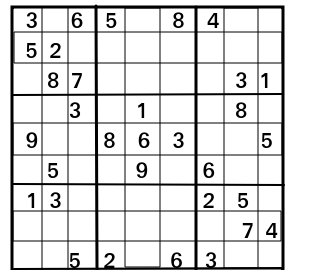
#> input picture imgs/lab6/sudoku1.png, 313 x 270 px, found by its file name
$ python -i houghDemo.py   (imports and definitions only)
#> lines starting #> are read from the running program, lines starting #| are printed output that depends on the picture; after the words box and inside, x2 and y2 are one past the last pixel; in counts of white or black regions, pixels touching at a corner belong together
'''
## @File houghDemo.py

Lab 6 - Hough Transformation for Line and Circle Detection

### @Functions:
    - houghLineDemo(fileName: str)
    - liveCaptureHoughLine(sf: float)
    - houghCircleDemo(fileName: str)
    - houghCircleVarDemo(fileName: str)
'''

import cv2 as cv
import numpy as np
import math


def houghLineDemo(fileName: str = "sudoku1.png"):
#> called with fileName = 'sudoku1.png'
    img = cv.imread(f"imgs\lab6\{fileName}")
#> img is the input picture: shape (270, 313, 3); min 0, max 255, mean 221.4

    if img is None:
        print(f"Error: Unable to open/read image, {fileName}")
        return None

    windowName = "Canny Value"

    cv.namedWindow(windowName, cv.WINDOW_AUTOSIZE)
    cv.createTrackbar("Min value", windowName, 0, 500, empty)
    cv.createTrackbar("Max value", windowName, 0, 500, empty)

    ## Using Variable Canny Edge detection
    cannyEdge = cv.Canny(img, 0, 0)
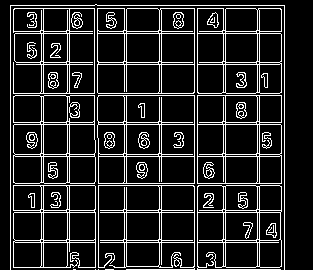
#> cannyEdge: shape (270, 313); 14.2% white in thin lines or dots, all inside (x1, y1, x2, y2) = (10, 4, 285, 270)

    while True:
        minVal = cv.getTrackbarPos("Min value", windowName)
        maxVal = cv.getTrackbarPos("Max value", windowName)

        img = cv.GaussianBlur(img, (3, 3), 0)
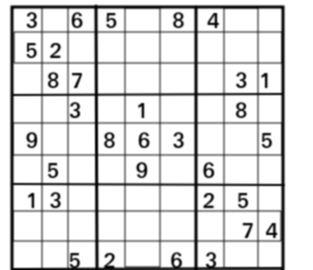
#> img: shape (270, 313, 3); min 0, max 255, mean 221.4

        cannyEdge = cv.Canny(img, minVal, maxVal)
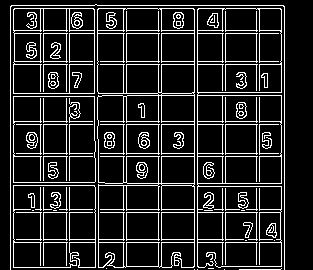
#> cannyEdge: shape (270, 313); 14% white in thin lines or dots, all inside (x1, y1, x2, y2) = (10, 4, 285, 270)

        cannyEdge_cpy = cannyEdge

        cannyEdge_cpy_col = cv.cvtColor(cannyEdge_cpy, cv.COLOR_GRAY2BGR)
        cannyEdge_cpy_Prob = np.copy(cannyEdge_cpy_col)


        try:
            lines = cv.HoughLines(
                cannyEdge_cpy,  # The edge Detected using Canny Detection
                1,  # Rho: The Resolution of Parameter r. We used a resolution of 1 pixel
                np.pi
                / 180,  # theta: The resolution of parameter θ in radian. We used 1 degrees (pi / 180 = 1 deg)
                150,  # Threshold: The number of intersection required to have a line.
                None,  # Lines: Is set to None
                0,  # srn
                0,  # stn
            )
#> lines = 36 rows, first 8: [5, 1.57], [10, 0], [284, 0], [30, 1.57], [242, 1.57], [194, 0], [197, 0], [33, 1.57]

            for i in range(0, len(lines)):
                rho = lines[i][0][0]
                theta = lines[i][0][1]
                a = math.cos(theta)
                b = math.sin(theta)
                x0 = a * rho
                y0 = b * rho
                # 1000 is just an arbitrary number added/subtracted so that th line extends far out the image.
                # So it just shows a line not line segments.
                pt1 = (int(x0 + 1000 * (-b)), int(y0 + 1000 * (a)))
                pt2 = (int(x0 - 1000 * (-b)), int(y0 - 1000 * (a)))

                cv.line(cannyEdge_cpy_col, pt1, pt2, (0, 0, 225), 1, cv.LINE_AA)
#> this loop made 36 passes
#> (rho, theta, a, b, x0, y0, pt1, pt2) on passes 1 to 10: (5, 1.57, -4.37e-08, 1, -2.19e-07, 5, (-1000, 4), (999, 5)), (10, 0, 1, 0, 10, 0, (10, 1000), (10, -1000)), (284, 0, 1, 0, 284, 0, (284, 1000), (284, -1000)), (30, 1.57, -4.37e-08, 1, -1.31e-06, 30, (-1000, 29), (999, 30)), (242, 1.57, -4.37e-08, 1, -1.06e-05, 242, (-1000, 241), (999, 242)), (194, 0, 1, 0, 194, 0, (194, 1000), (194, -1000)), (197, 0, 1, 0, 197, 0, (197, 1000), (197, -1000)), (33, 1.57, -4.37e-08, 1, -1.44e-06, 33, (-1000, 32), (999, 33)), (64, 1.57, -4.37e-08, 1, -2.8e-06, 64, (-1000, 63), (999, 64)), (121, 1.57, -4.37e-08, 1, -5.29e-06, 121, (-1000, 120), (999, 121))
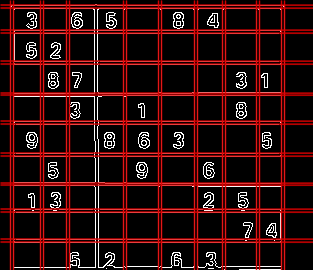
#> cannyEdge_cpy_col: shape (270, 313, 3); mean B, G, R 13.8, 13.8, 50.7

            linesProb = cv.HoughLinesP(cannyEdge_cpy, 1, np.pi / 180, 50, None, 50, 10)
#> linesProb = 47 rows, first 6: [10, 64, 284, 64], [10, 124, 284, 124], [158, 266, 158, 5], [281, 211, 281, 5], [194, 269, 194, 5], [10, 269, 10, 6]

            for i in range(0, len(linesProb)):
                l = linesProb[i][0]
                cv.line(
                    cannyEdge_cpy_Prob,
                    (l[0], l[1]),
                    (l[2], l[3]),
                    (0, 225, 0),
                    1,
                    cv.LINE_AA,
                )
#> this loop made 47 passes
#> l on passes 1 to 12: [10, 64, 284, 64], [10, 124, 284, 124], [158, 266, 158, 5], [281, 211, 281, 5], [194, 269, 194, 5], [10, 269, 10, 6], [43, 267, 43, 5], [13, 242, 284, 242], [13, 30, 284, 30], [123, 267, 123, 5], [13, 156, 284, 156], [13, 121, 284, 121]
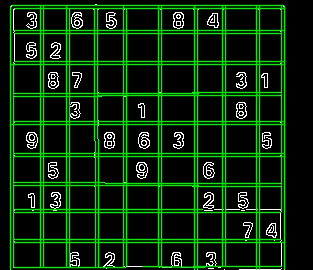
#> cannyEdge_cpy_Prob: shape (270, 313, 3); mean B, G, R 10.1, 45, 10.1
        except:
            pass

        cv.imshow(f"Original Image, {fileName}", cannyEdge)
        cv.imshow("Standard Hough Line Transform", cannyEdge_cpy_col)
        cv.imshow("Probabilistic Hough Line Transform", cannyEdge_cpy_Prob)

        if cv.waitKey(1) & 0xFF == ord("q"):
#> (key q is pressed here)
            cv.destroyAllWindows()
            break

    pass


# [194 lines left out: functions liveCaptureHoughLine, houghCircleDemo, houghCircleVarDemo, not called in this run]


# Dummy Modules
def empty(x):
    pass

>>> result = houghLineDemo()

$ run again, with imgs/lab6/sudoku2.png copied over imgs/lab6/sudoku1.png
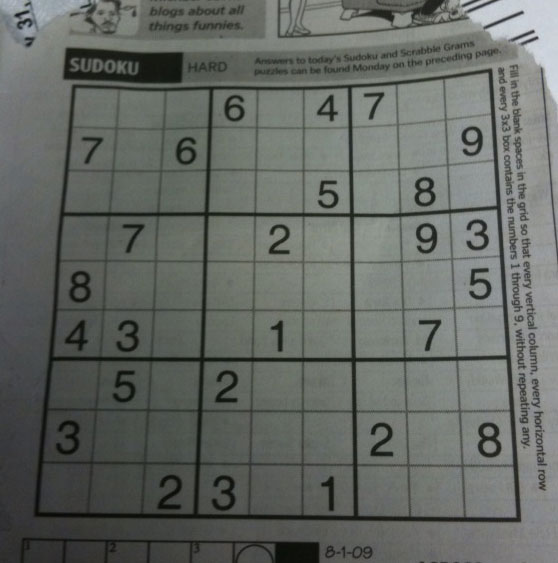
#> input picture imgs/lab6/sudoku2.png, 558 x 563 px, found by its file name
#> in houghLineDemo, img is the input picture: shape (563, 558, 3); mean B, G, R 99.5, 104.1, 100
#> in houghLineDemo, `cannyEdge = cv.Canny(img, minVal, maxVal)`:
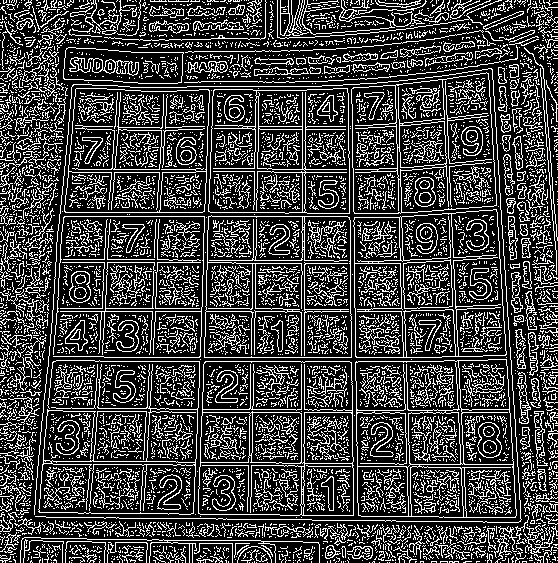
#> cannyEdge: shape (563, 558); 25.7% white in thin lines or dots
#> the loop in houghLineDemo, `for i in range(0, len(lines)):` made 11896 passes
#> (rho, theta, a, b, x0, y0, pt1, pt2) on passes 1 to 3: (311, 1.57, -4.37e-08, 1, -1.36e-05, 311, (-1000, 310), (999, 311)), (357, 1.57, -4.37e-08, 1, -1.56e-05, 357, (-1000, 356), (999, 357)), (361, 1.57, -4.37e-08, 1, -1.58e-05, 361, (-1000, 360), (999, 361))
#> linesProb = 1070 rows, first 6: [104, 357, 441, 357], [496, 311, 557, 311], [355, 330, 358, 558], [1, 496, 265, 232], [95, 361, 443, 361], [4, 308, 282, 308]
#> the loop in houghLineDemo, `for i in range(0, len(linesProb)):` made 1070 passes
#> after the loop in houghLineDemo, `for i in range(0, len(linesProb)):`:
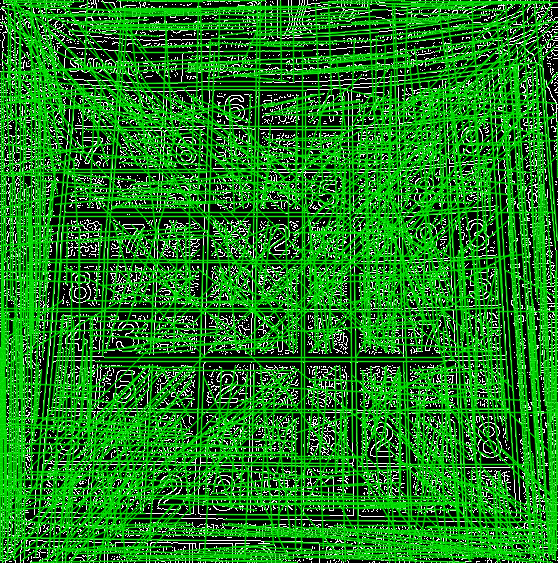
#> cannyEdge_cpy_Prob: shape (563, 558, 3); mean B, G, R 28.8, 126.6, 28.8
